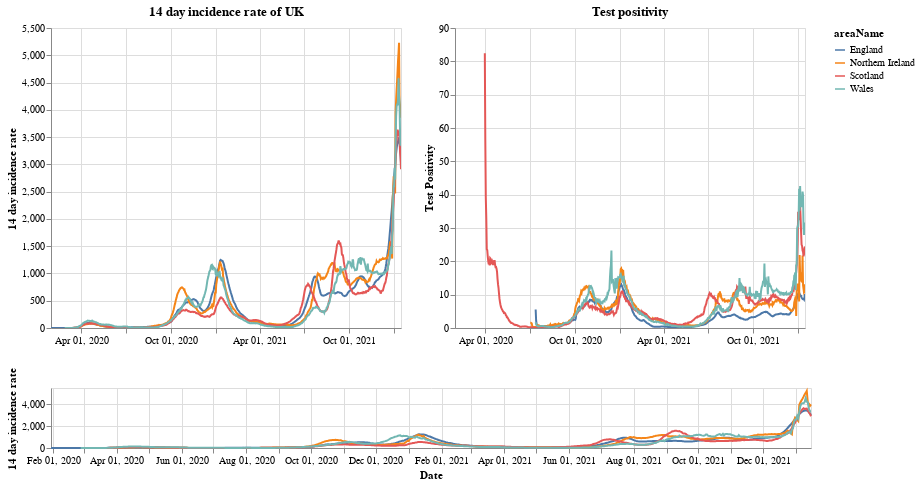

The code cell stored with this chart in its notebook:
### Markdown cell above
# Plots

First a plot with each country in the UK. The top right shows the positivity rate for (which is the percentage of registered tests which were positive) while the top left is the 14 day incidence rate. The bottom chart can be used to select the timeframe (does not work on a mobile device).

### Code cell
#collapse
brush = alt.selection(type='interval', name='DateBrush',encodings=['x'],fields=['Time'])
leg_selection = alt.selection_multi(fields=['areaName'], bind='legend')

base = alt.Chart(uk_cases).mark_line().encode(
    x=alt.X("yearmonthdate(date):T", axis=alt.Axis(title='Date')),
    y=alt.Y("twoWeeklyCasesRate:Q", axis=alt.Axis(title='14 day incidence rate')),
    tooltip=['areaName', 'date','twoWeeklyCasesRate', 'testPositivity'],
    color='areaName',
    opacity=alt.condition(leg_selection, alt.value(2), alt.value(0.1))
).add_selection(leg_selection).properties(width=350)

upper = base.encode(alt.X('yearmonthdate(date):T', axis=alt.Axis(title=''),
                         scale=alt.Scale(domain=brush))
                   ).properties(title=f'14 day incidence rate of UK')
upper_right = upper.encode(alt.Y('testPositivity:Q', axis=alt.Axis(title='Test Positivity'))).properties(title='Test positivity')
lower = base.properties(height=60, width = 760).add_selection(brush)

(upper | upper_right) & lower

### Figure 1 — Vega-Lite specification as saved in the notebook (floating-point values rounded to 4 significant figures; data arrays with more than 128 entries replaced by an {"elided": "..."} marker saying what was removed)
{"config": {"view": {"continuousWidth": 400, "continuousHeight": 300}}, "vconcat": [{"hconcat": [{"mark": "line", "encoding": {"color": {"type": "nominal", "field": "areaName"}, "opacity": {"condition": {"value": 2, "selection": "selector001"}, "value": 0.1}, "tooltip": [{"type": "nominal", "field": "areaName"}, {"type": "temporal", "field": "date"}, {"type": "quantitative", "field": "twoWeeklyCasesRate"}, {"type": "quantitative", "field": "testPositivity"}], "x": {"type": "temporal", "axis": {"title": ""}, "field": "date", "scale": {"domain": {"selection": "DateBrush"}}, "timeUnit": "yearmonthdate"}, "y": {"type": "quantitative", "axis": {"title": "14 day incidence rate"}, "field": "twoWeeklyCasesRate"}}, "selection": {"selector001": {"type": "multi", "fields": ["areaName"], "bind": "legend"}}, "title": "14 day incidence rate of UK", "width": 350}, {"mark": "line", "encoding": {"color": {"type": "nominal", "field": "areaName"}, "opacity": {"condition": {"value": 2, "selection": "selector001"}, "value": 0.1}, "tooltip": [{"type": "nominal", "field": "areaName"}, {"type": "temporal", "field": "date"}, {"type": "quantitative", "field": "twoWeeklyCasesRate"}, {"type": "quantitative", "field": "testPositivity"}], "x": {"type": "temporal", "axis": {"title": ""}, "field": "date", "scale": {"domain": {"selection": "DateBrush"}}, "timeUnit": "yearmonthdate"}, "y": {"type": "quantitative", "axis": {"title": "Test Positivity"}, "field": "testPositivity"}}, "selection": {"selector001": {"type": "multi", "fields": ["areaName"], "bind": "legend"}}, "title": "Test positivity", "width": 350}]}, {"mark": "line", "encoding": {"color": {"type": "nominal", "field": "areaName"}, "opacity": {"condition": {"value": 2, "selection": "selector001"}, "value": 0.1}, "tooltip": [{"type": "nominal", "field": "areaName"}, {"type": "temporal", "field": "date"}, {"type": "quantitative", "field": "twoWeeklyCasesRate"}, {"type": "quantitative", "field": "testPositivity"}], "x": {"type": "temporal", "axis": {"title": "Date"}, "field": "date", "timeUnit": "yearmonthdate"}, "y": {"type": "quantitative", "axis": {"title": "14 day incidence rate"}, "field": "twoWeeklyCasesRate"}}, "height": 60, "selection": {"selector001": {"type": "multi", "fields": ["areaName"], "bind": "legend"}, "DateBrush": {"type": "interval", "encodings": ["x"], "fields": ["Time"]}}, "width": 760}], "data": {"name": "data-be1cf603cf8511d178b3c3e0253d9137"}, "$schema": "https://vega.github.io/schema/vega-lite/v4.8.1.json", "datasets": {"data-be1cf603cf8511d178b3c3e0253d9137": {"elided": "2776 records"}}}
